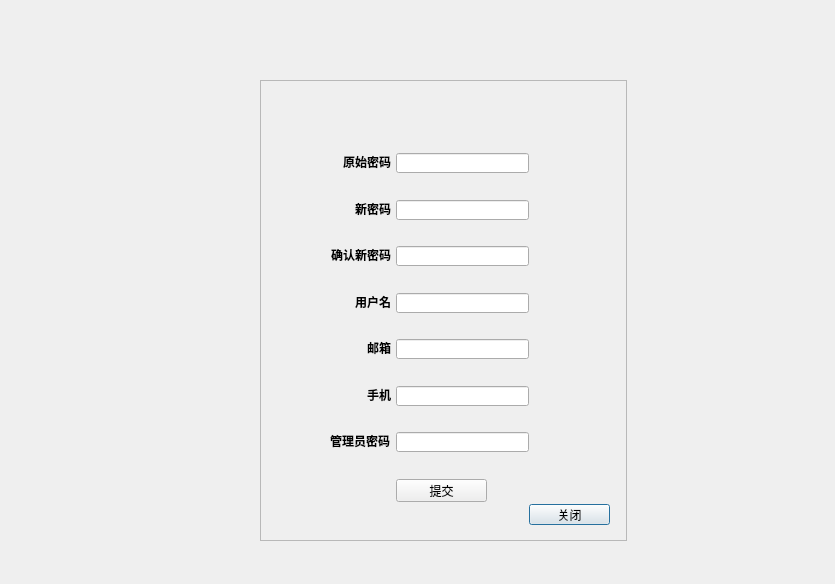
<?xml version="1.0" encoding="UTF-8"?>
<ui version="4.0">
 <class>modify</class>
 <widget class="QDialog" name="modify">
  <property name="geometry">
   <rect>
    <x>0</x>
    <y>0</y>
    <width>835</width>
    <height>584</height>
   </rect>
  </property>
  <property name="windowTitle">
   <string>Dialog</string>
  </property>
  <widget class="QFrame" name="frame">
   <property name="enabled">
    <bool>true</bool>
   </property>
   <property name="geometry">
    <rect>
     <x>260</x>
     <y>80</y>
     <width>367</width>
     <height>461</height>
    </rect>
   </property>
   <property name="styleSheet">
    <string notr="true">background-image: url(:/new/prefix1/picture/修改用户信息.png);</string>
   </property>
   <property name="frameShape">
    <enum>QFrame::StyledPanel</enum>
   </property>
   <property name="frameShadow">
    <enum>QFrame::Raised</enum>
   </property>
  </widget>
  <widget class="QPushButton" name="exit_but">
   <property name="geometry">
    <rect>
     <x>529</x>
     <y>504</y>
     <width>81</width>
     <height>21</height>
    </rect>
   </property>
   <property name="text">
    <string>关闭</string>
   </property>
  </widget>
  <widget class="QLabel" name="label">
   <property name="enabled">
    <bool>true</bool>
   </property>
   <property name="geometry">
    <rect>
     <x>330</x>
     <y>153</y>
     <width>61</width>
     <height>17</height>
    </rect>
   </property>
   <property name="acceptDrops">
    <bool>false</bool>
   </property>
   <property name="styleSheet">
    <string notr="true">font: 75 9pt &quot;微软雅黑&quot;;</string>
   </property>
   <property name="frameShape">
    <enum>QFrame::NoFrame</enum>
   </property>
   <property name="frameShadow">
    <enum>QFrame::Plain</enum>
   </property>
   <property name="text">
    <string>&lt;html&gt;&lt;head/&gt;&lt;body&gt;&lt;p align=&quot;right&quot;&gt;&lt;span style=&quot; font-weight:600;&quot;&gt;原始密码&lt;/span&gt;&lt;/p&gt;&lt;/body&gt;&lt;/html&gt;</string>
   </property>
   <property name="scaledContents">
    <bool>false</bool>
   </property>
   <property name="wordWrap">
    <bool>false</bool>
   </property>
  </widget>
  <widget class="QLabel" name="label_5">
   <property name="geometry">
    <rect>
     <x>330</x>
     <y>386</y>
     <width>61</width>
     <height>17</height>
    </rect>
   </property>
   <property name="styleSheet">
    <string notr="true">font: 75 9pt &quot;微软雅黑&quot;;
border-color: rgb(255, 255, 255);</string>
   </property>
   <property name="frameShape">
    <enum>QFrame::NoFrame</enum>
   </property>
   <property name="text">
    <string>&lt;html&gt;&lt;head/&gt;&lt;body&gt;&lt;p align=&quot;right&quot;&gt;&lt;span style=&quot; font-weight:600;&quot;&gt;手机&lt;/span&gt;&lt;/p&gt;&lt;/body&gt;&lt;/html&gt;</string>
   </property>
  </widget>
  <widget class="QLineEdit" name="email_edit">
   <property name="geometry">
    <rect>
     <x>396</x>
     <y>339</y>
     <width>133</width>
     <height>20</height>
    </rect>
   </property>
  </widget>
  <widget class="QLabel" name="label_4">
   <property name="geometry">
    <rect>
     <x>330</x>
     <y>339</y>
     <width>61</width>
     <height>17</height>
    </rect>
   </property>
   <property name="styleSheet">
    <string notr="true">font: 75 9pt &quot;微软雅黑&quot;;</string>
   </property>
   <property name="text">
    <string>&lt;html&gt;&lt;head/&gt;&lt;body&gt;&lt;p align=&quot;right&quot;&gt;&lt;span style=&quot; font-weight:600;&quot;&gt;邮箱&lt;/span&gt;&lt;/p&gt;&lt;/body&gt;&lt;/html&gt;</string>
   </property>
  </widget>
  <widget class="QLabel" name="label_3">
   <property name="geometry">
    <rect>
     <x>330</x>
     <y>293</y>
     <width>61</width>
     <height>17</height>
    </rect>
   </property>
   <property name="styleSheet">
    <string notr="true">font: 75 9pt &quot;微软雅黑&quot;;</string>
   </property>
   <property name="text">
    <string>&lt;html&gt;&lt;head/&gt;&lt;body&gt;&lt;p align=&quot;right&quot;&gt;&lt;span style=&quot; font-weight:600;&quot;&gt;用户名&lt;/span&gt;&lt;/p&gt;&lt;/body&gt;&lt;/html&gt;</string>
   </property>
  </widget>
  <widget class="QLineEdit" name="confirm_edit">
   <property name="geometry">
    <rect>
     <x>396</x>
     <y>246</y>
     <width>133</width>
     <height>20</height>
    </rect>
   </property>
  </widget>
  <widget class="QLineEdit" name="original_key_edit">
   <property name="geometry">
    <rect>
     <x>396</x>
     <y>153</y>
     <width>133</width>
     <height>20</height>
    </rect>
   </property>
  </widget>
  <widget class="QLabel" name="label_2">
   <property name="geometry">
    <rect>
     <x>330</x>
     <y>200</y>
     <width>61</width>
     <height>17</height>
    </rect>
   </property>
   <property name="styleSheet">
    <string notr="true">font: 75 9pt &quot;微软雅黑&quot;;</string>
   </property>
   <property name="text">
    <string>&lt;html&gt;&lt;head/&gt;&lt;body&gt;&lt;p align=&quot;right&quot;&gt;&lt;span style=&quot; font-weight:600;&quot;&gt;新密码&lt;/span&gt;&lt;/p&gt;&lt;/body&gt;&lt;/html&gt;</string>
   </property>
  </widget>
  <widget class="QLabel" name="label_6">
   <property name="geometry">
    <rect>
     <x>330</x>
     <y>432</y>
     <width>60</width>
     <height>17</height>
    </rect>
   </property>
   <property name="styleSheet">
    <string notr="true">font: 75 9pt &quot;微软雅黑&quot;;</string>
   </property>
   <property name="text">
    <string>&lt;html&gt;&lt;head/&gt;&lt;body&gt;&lt;p align=&quot;right&quot;&gt;&lt;span style=&quot; font-weight:600;&quot;&gt;管理员密码&lt;/span&gt;&lt;/p&gt;&lt;/body&gt;&lt;/html&gt;</string>
   </property>
  </widget>
  <widget class="QLineEdit" name="name_edit">
   <property name="geometry">
    <rect>
     <x>396</x>
     <y>293</y>
     <width>133</width>
     <height>20</height>
    </rect>
   </property>
  </widget>
  <widget class="QLabel" name="label_7">
   <property name="geometry">
    <rect>
     <x>330</x>
     <y>246</y>
     <width>61</width>
     <height>17</height>
    </rect>
   </property>
   <property name="styleSheet">
    <string notr="true">font: 75 9pt &quot;微软雅黑&quot;;</string>
   </property>
   <property name="text">
    <string>&lt;html&gt;&lt;head/&gt;&lt;body&gt;&lt;p align=&quot;right&quot;&gt;&lt;span style=&quot; font-weight:600;&quot;&gt;确认新密码&lt;/span&gt;&lt;/p&gt;&lt;/body&gt;&lt;/html&gt;</string>
   </property>
  </widget>
  <widget class="QLineEdit" name="admin_edit">
   <property name="geometry">
    <rect>
     <x>396</x>
     <y>432</y>
     <width>133</width>
     <height>20</height>
    </rect>
   </property>
  </widget>
  <widget class="QPushButton" name="submit_but">
   <property name="geometry">
    <rect>
     <x>396</x>
     <y>479</y>
     <width>91</width>
     <height>23</height>
    </rect>
   </property>
   <property name="text">
    <string>提交</string>
   </property>
  </widget>
  <widget class="QLineEdit" name="phone_edit">
   <property name="geometry">
    <rect>
     <x>396</x>
     <y>386</y>
     <width>133</width>
     <height>20</height>
    </rect>
   </property>
  </widget>
  <widget class="QLineEdit" name="key_edit">
   <property name="geometry">
    <rect>
     <x>396</x>
     <y>200</y>
     <width>133</width>
     <height>20</height>
    </rect>
   </property>
   <property name="echoMode">
    <enum>QLineEdit::Normal</enum>
   </property>
  </widget>
 </widget>
 <resources/>
 <connections/>
</ui>
